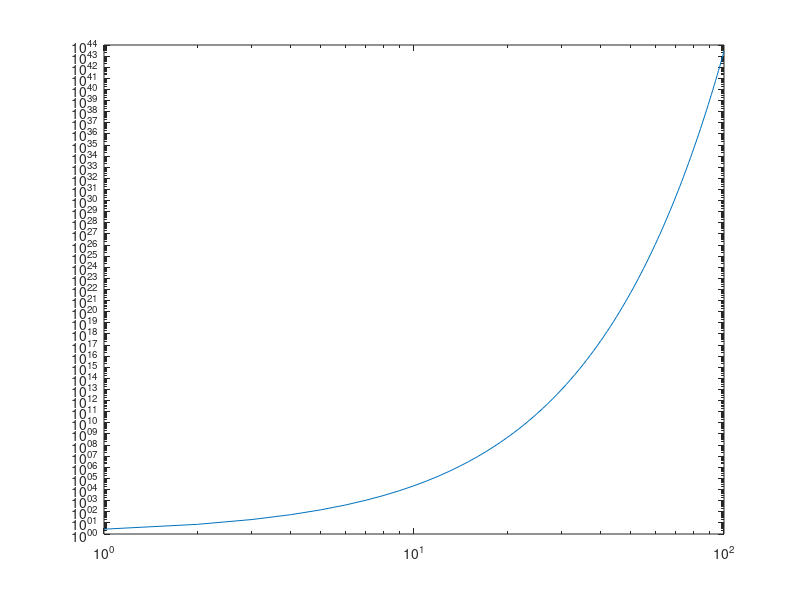

MATLAB code to generate this figure:
% Formation of powerlaw distribution by Fermi acceleration
% dw = v^2w
% dw/w = dln(w) = v^2    (dN?)
% w = exp(v^2N)
% Particle moving faster will reflect more times... And it will not be a
% linear increase, since the velocity is increasing...
% w(t) = exp(v^2t/tau)
v = 1;
N = 0:1:100;
loglog(N,exp(v^2*N))